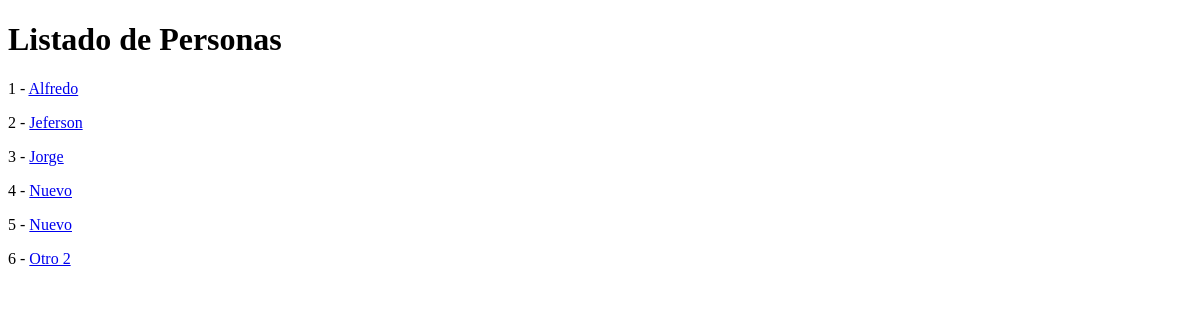
Page /personas/ on the earlier database version.
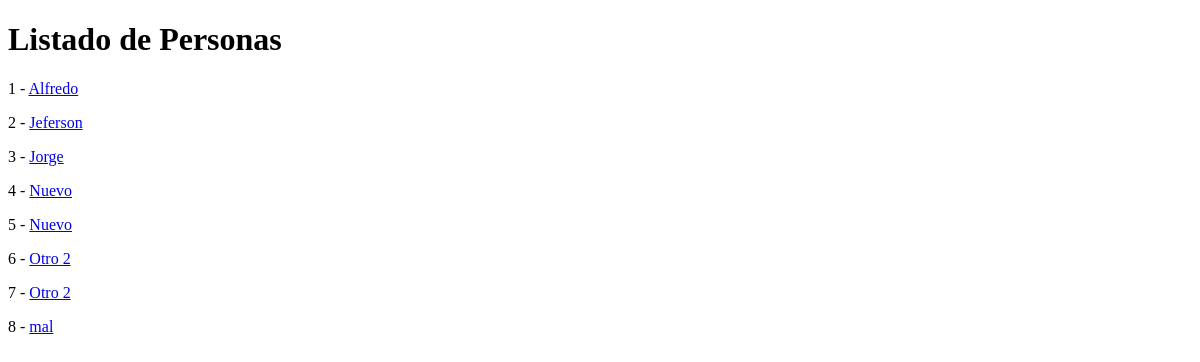
Same page on the later database version.
### personas/models.py (models this page shows)
class Persona(models.Model):
    nombres = models.CharField(max_length=100)
    apellidos = models.CharField(max_length=100)
    edad = models.IntegerField(blank=True)
    donador = models.BooleanField()
    def get_absolute_url(self):
        return reverse('personas:persona-detail', kwargs = {'pk': self.id})

### personas/views.py (the view)
# urls.py: path('', PersonaListView.as_view(), name = 'persona-list'),
class PersonaListView(ListView):
    model = Persona
    queryset = Persona.objects.filter(edad__lte='40')

### personas/templates/personas/persona_list.html (shortened to what this page needs)
{% extends 'base.html' %}
{% block body %}
<h1> Listado de Personas </h1>
{% for instance in object_list %}
    <p>
        {{ instance.id }} -
        <a href='{{ instance.get_absolute_url }}'> {{ instance.nombres }}</a>
    </p>
{% endfor %}
{% endblock %}

### templates/base.html (shortened to what this page needs)
<!DOCTYPE html>
<html>
    <head>
    </head>
    <body>
        {% block body %}
        {% endblock %}
    </body>
</html>

Differences in the rows shown:
added Persona: id "7", nombres "Otro 2"
added Persona: id "8", nombres "mal"
